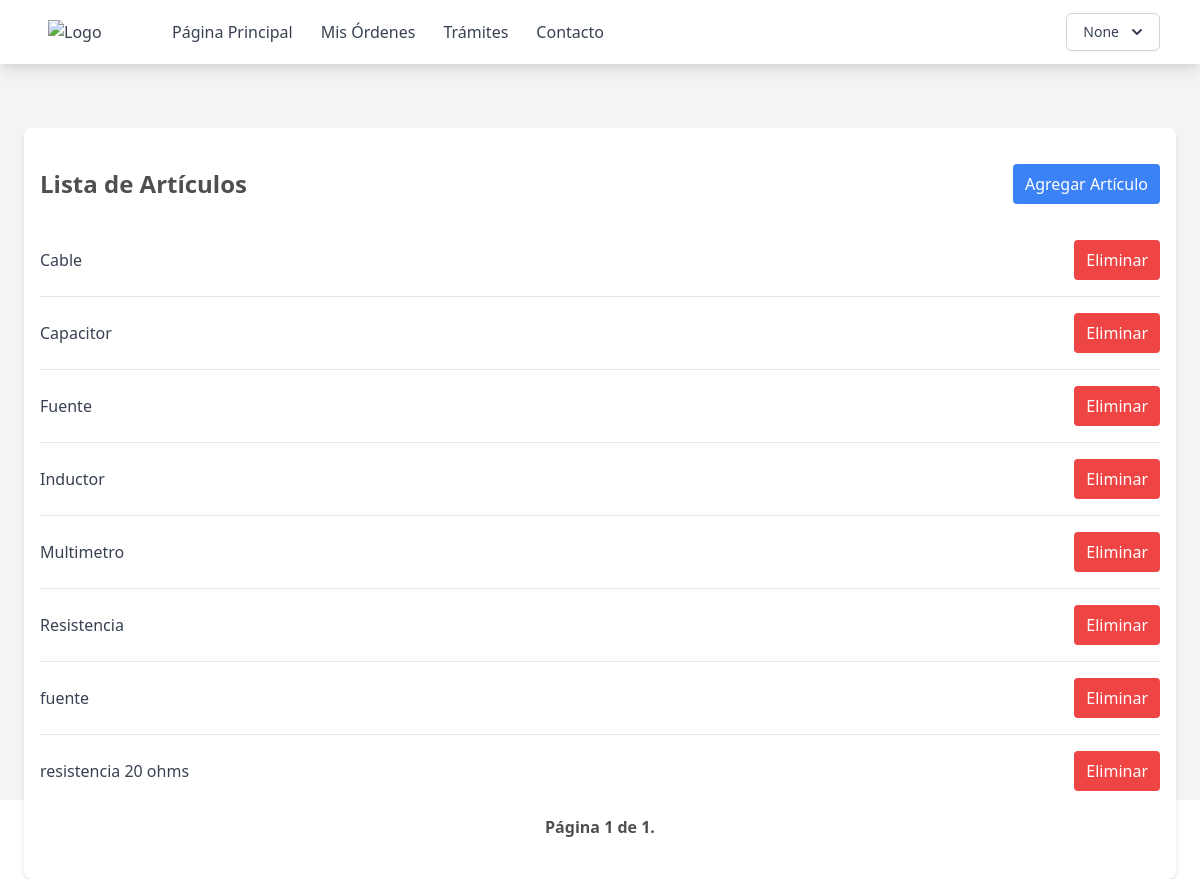
Before: /articulos (signed in) with the older database file.
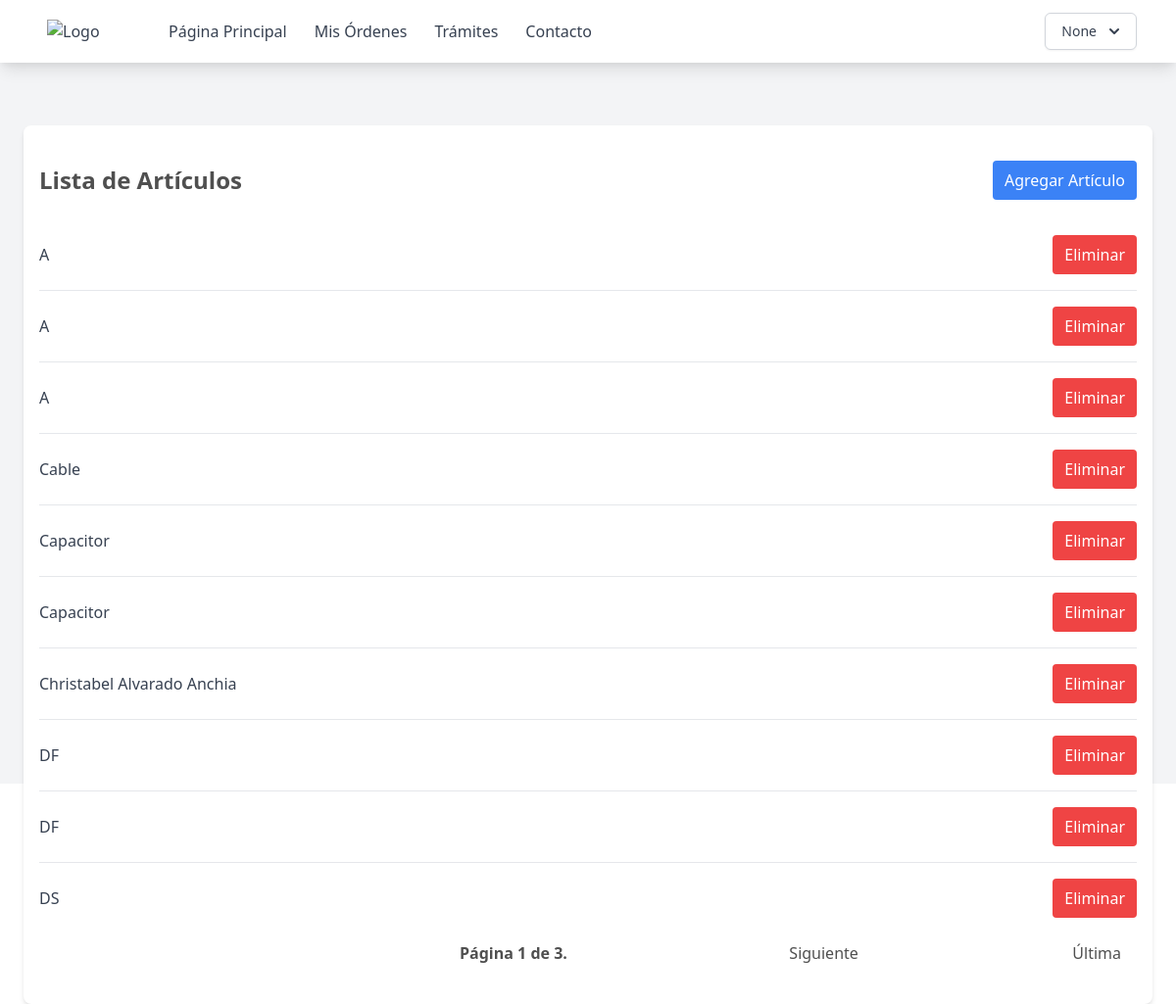
After: the same page with the newer database file.
### supply_room/models.py (models this page shows, shortened)
class Item(models.Model):
    name = models.CharField(max_length=200)

### supply_room/views.py (the view)
# urls.py: path('articulos', ItemList.as_view(template_name='page/articulos.html'), name='articulos'),
class ItemList(ListView):
	model = Item
	paginate_by = 10
	def get_queryset(self, *args, **kwargs):
		qs = super(ItemList, self).get_queryset(*args, **kwargs)
		qs = qs.order_by('name')
		return qs

### templates/page/articulos.html (shortened to what this page needs)
{% extends "base.html" %} {% block content %}
<div class="max-w-6xl mx-auto px-4 py-8 bg-white rounded-lg shadow-md mt-16">
    <div class="flex justify-between items-center mb-4">
        <h2 class="text-2xl font-bold py-2">Lista de Artículos</h2>
        <a href="{% url 'crear-articulo' %}" class="py-2 px-3 bg-blue-500 text-white rounded hover:bg-blue-400">Agregar Artículo</a>
    </div>
    <ul class="divide-y divide-gray-200">
        {% for object in object_list %}
        <li class="py-4">
            <div class="flex justify-between items-center">
                <span class="text-gray-700">{{ object.name }}</span>
                <form method="post" action="{% url 'eliminar-articulo' object.id %}" class="inline">
                    <button type="submit" class="py-2 px-3 bg-red-500 text-white rounded hover:bg-red-400">Eliminar</button>
                </form>
            </div>
        </li>
        {% empty %}
        <li class="py-4 text-center text-gray-500">No objects yet.</li>
        {% endfor %}
    </ul>
    <div class="pagination ">
    <div class="step-links flex w-full justify-between items-center p-2">
        <span class="current font-bold mx-4">
            Página {{ page_obj.number }} de {{ page_obj.paginator.num_pages }}.
        </span>
        {% if page_obj.has_next %}
        <a href="?page={{ page_obj.next_page_number }}" class="mx-2">Siguiente</a>
        <a href="?page={{ page_obj.paginator.num_pages }}" class="mx-2">Última</a>
        {% else %}
        <div></div>
        <div></div>
        {% endif %}
    </div>
</div>
</div>
{% endblock %}

Changed rows visible on the page:
no longer on this page (row unchanged): Item: name "Fuente"
no longer on this page (row unchanged): Item: name "Inductor"
no longer on this page (row unchanged): Item: name "Multimetro"
no longer on this page (row unchanged): Item: name "Resistencia"
no longer on this page (row unchanged): Item: name "fuente"
no longer on this page (row unchanged): Item: name "resistencia 20 ohms"
added Item: name "A"
added Item: name "A"
added Item: name "A"
added Item: name "Capacitor"
added Item: name "Christabel Alvarado Anchia"
added Item: name "DF"
added Item: name "DF"
added Item: name "DS"
Other visible differences:
{{ page_obj.paginator.num_pages }}: "1" → "3"
text now shown: "Siguiente Última"
